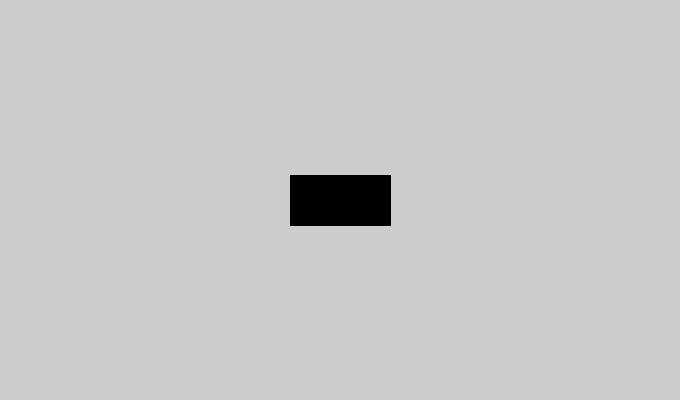
Frame 1 (no input)
Frame 60 (the mouse pressed at the canvas centre just before this capture): identical to frame 1, image omitted
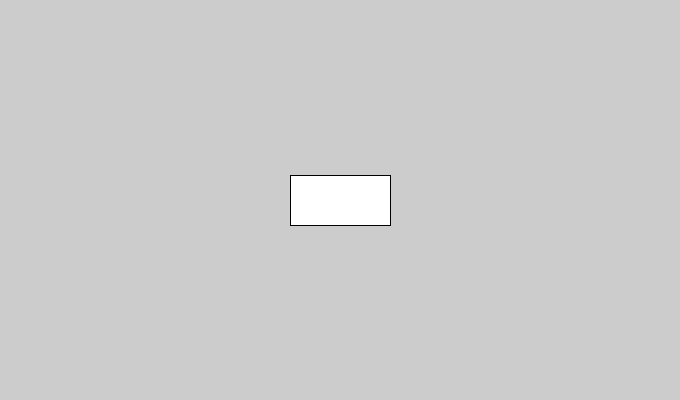
Frame 120 (the mouse held since frame 60 and released just before this capture)

The Processing sketch that drew these frames (run headless with seeded random() and noise(); from frame 60 on, the mouse is pressed at the canvas centre):

// Processing sketch: UsingMouseEvents2
// ── UsingMouseEvents2.pde
void setup(){
  size(680,400);
}

int colorFill = 0;
boolean start = false;

float previousX;
float previousY;

void draw(){
  fill(colorFill);
  rectMode(CENTER);
  rect(width/2,height/2,100,50);
}


void mousePressed() {
  
  // Draw a line from one clic origin to actual clic mouse position.
  if(!start){
    previousX = mouseX;
    previousY = mouseY;
    start = true;
  }else{
    line(previousX,previousY,mouseX,mouseY);
    start = false;
  }
 
  // Change rectangle color
  if (colorFill == 0) {
    colorFill = 255;
  } else {
    colorFill = 0;
  }
}
